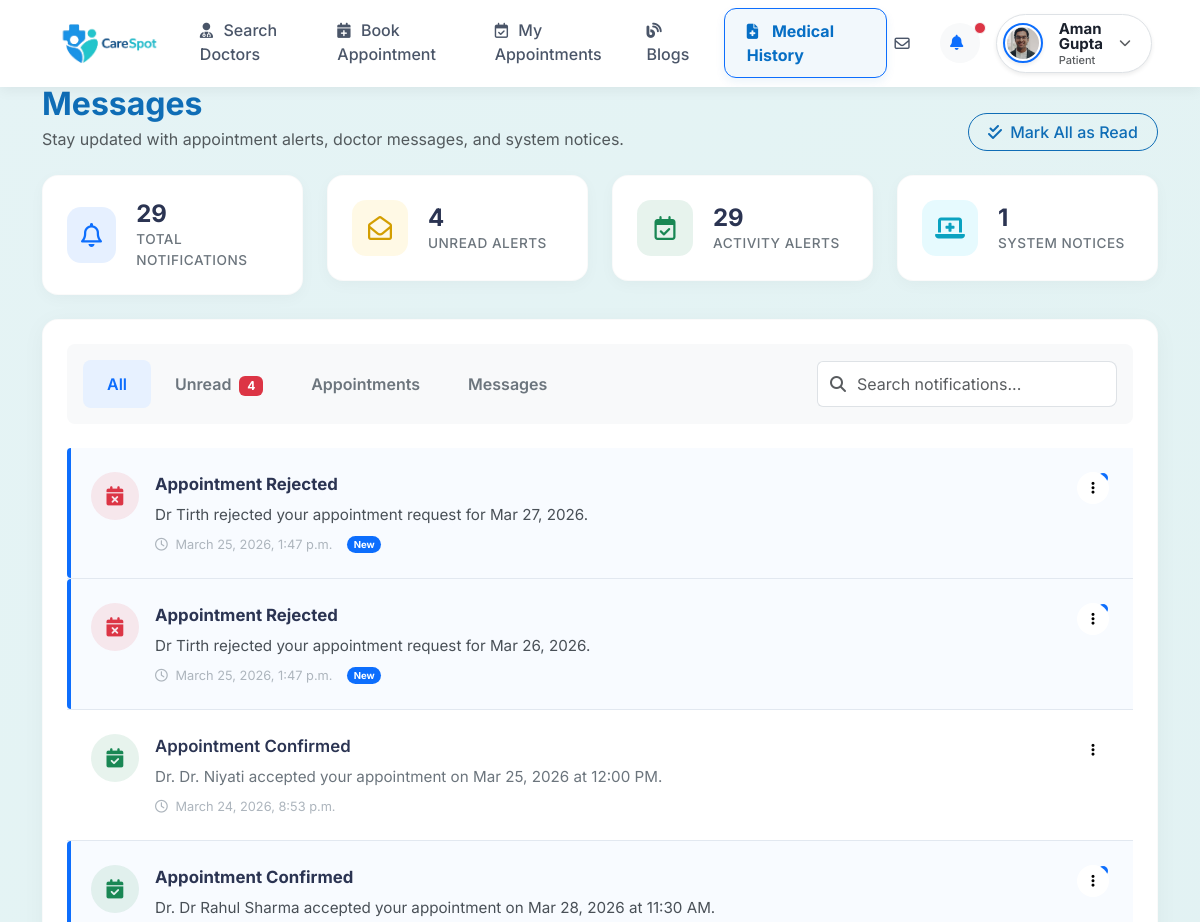
/patientMessages/ (signed in, upper part), run on an earlier commit of the app's database.
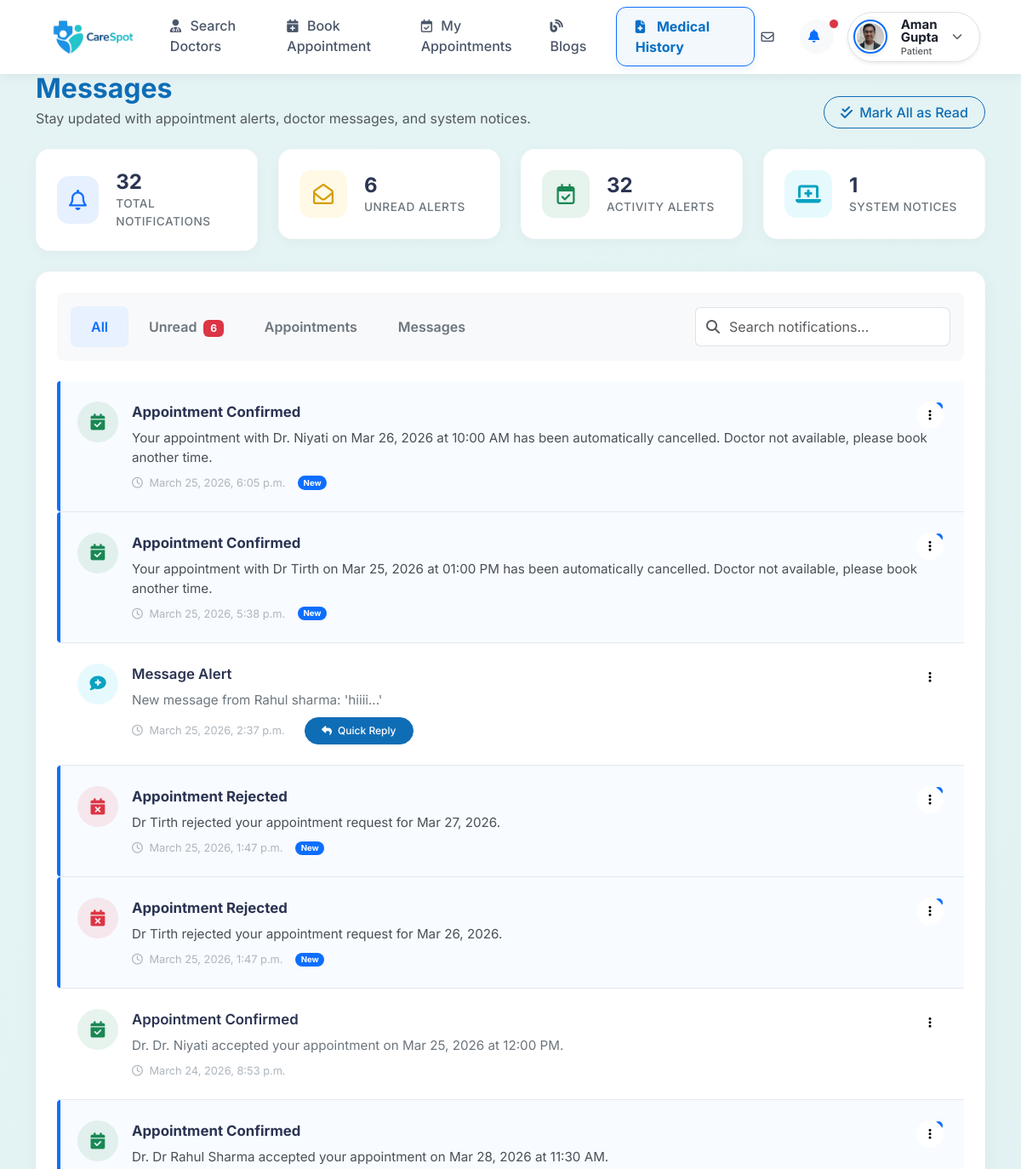
And on a later commit of the database.
### user/models.py (models this page shows, shortened)
class tblUser(models.Model):
    userID=models.AutoField(primary_key=True)
    userName=models.TextField(max_length=50)
    password=models.TextField(max_length=10)
    registrationDT=models.DateTimeField(auto_now_add=True)
    profilePic=models.ImageField(upload_to='images/')
    email=models.TextField(max_length=100)
    mobileNumber=models.TextField(max_length=15)
    cityID=models.ForeignKey(tblCity,on_delete=models.CASCADE)
    IsDoctor=models.BooleanField(default=False)
    last_seen=models.DateTimeField(null=True, blank=True)

class tblnotification(models.Model):
    notificationID=models.AutoField(primary_key=True)
    userID=models.ForeignKey(tblUser,on_delete=models.CASCADE)
    senderID=models.IntegerField(null=True, blank=True)
    message=models.TextField(max_length=500)
    createdDT=models.DateTimeField(auto_now_add=True)
    isRead=models.BooleanField(default=False)

### user/views.py (the view)
# urls.py: path('patientMessages/',views.patientMessages,name='patientMessages'),
def patientMessages(request):
    if 'user_id' not in request.session:
        return redirect('Login')
    user_id = request.session['user_id']
    notifications = tblnotification.objects.filter(userID=user_id).order_by('-createdDT')
    unread_count = notifications.filter(isRead=False).count()
    chats = tblchat.objects.filter(
        models.Q(senderID=user_id) | models.Q(receiverID=user_id)
    ).order_by('-createdDT')
    partner_ids = []
    for chat in chats:
        other_id = chat.senderID if chat.senderID != user_id else chat.receiverID
        if other_id not in partner_ids:
            partner_ids.append(other_id)
    partners_list = []
    for pid in partner_ids:
        p_user = tblUser.objects.filter(userID=pid).first()
        if p_user:
            last_msg = chats.filter(
                models.Q(senderID=pid, receiverID=user_id) |
                models.Q(senderID=user_id, receiverID=pid)
            ).first()
            partners_list.append({
                'user': p_user,
                'last_message': last_msg,
                'unread_count': chats.filter(senderID=pid, receiverID=user_id, isRead=False).count()
            })
    active_partner_id = request.GET.get('partner', '')
    data = {
        "user": tblUser.objects.filter(userID=user_id).first(),
        "notifications": notifications,
        "unread_count": unread_count,
        "partners": partners_list,
        "active_partner_id": active_partner_id,
    }
    return render(request, 'patient_messages_notifications.html', data)

### user/templates/patient_messages_notifications.html (shortened to what this page needs)
{% extends 'patient_base.html' %}
{% block content %}
<div class="container-fluid">
  <div
    class="d-flex justify-content-between align-items-end mb-4 flex-wrap gap-3"
  >
    <div>
      <h2 class="fw-bold mb-1" style="color: var(--text-primary)">Messages</h2>
      <p class="text-muted mb-0">
        Stay updated with appointment alerts, doctor messages, and system
        notices.
      </p>
    </div>
    <div class="d-flex gap-2">
      <form
        action="{% url 'mark_notifications_read' %}"
        method="POST"
        class="m-0"
      >
        <button type="submit" class="btn btn-outline-primary btn-pill">
          <i class="fa-solid fa-check-double me-1"></i> Mark All as Read
        </button>
      </form>
    </div>
  </div>
  {% if not notifications %}
  <div class="premium-card empty-state">
    <i class="fa-regular fa-bell-slash"></i>
    <h4 class="fw-bold text-dark">You're all caught up!</h4>
    <p class="text-muted mb-0">You have no notifications at the moment.</p>
  </div>
  {% else %}
  <div class="row g-4 mb-4">
    <div class="col-xl-3 col-md-6">
      <div class="summary-card">
        <div class="summary-icon primary">
          <i class="fa-regular fa-bell"></i>
        </div>
        <div>
          <div class="summary-value">{{ notifications.count }}</div>
          <div class="summary-label">Total Notifications</div>
        </div>
      </div>
    </div>
    <div class="col-xl-3 col-md-6">
      <div class="summary-card">
        <div class="summary-icon warning">
          <i class="fa-regular fa-envelope-open"></i>
        </div>
        <div>
          <div class="summary-value">{{ unread_count }}</div>
          <div class="summary-label">Unread Alerts</div>
        </div>
      </div>
    </div>
    <div class="col-xl-3 col-md-6">
      <div class="summary-card">
        <div class="summary-icon success">
          <i class="fa-regular fa-calendar-check"></i>
        </div>
        <div>
          <div class="summary-value">{{ notifications.count }}</div>
          <div class="summary-label">Activity Alerts</div>
        </div>
      </div>
    </div>
    <div class="col-xl-3 col-md-6">
      <div class="summary-card">
        <div class="summary-icon info">
          <i class="fa-solid fa-laptop-medical"></i>
        </div>
        <div>
          <div class="summary-value">1</div>
          <div class="summary-label">System Notices</div>
        </div>
      </div>
    </div>
  </div>
  <div class="row g-4">
    <div class="col-lg-12">
      <div class="premium-card p-4">
        <div
          class="d-flex flex-wrap justify-content-between align-items-center mb-4 gap-3 bg-light p-3 rounded-3"
        >
          <ul class="nav nav-pills" id="notificationTabs" role="tablist">
            <li class="nav-item" role="presentation">
              <button
                class="nav-link active"
                id="all-tab"
                data-bs-toggle="pill"
                data-bs-target="#all"
                type="button"
                role="tab"
              >
                All
              </button>
            </li>
            <li class="nav-item" role="presentation">
              <button
                class="nav-link"
                id="unread-tab"
                data-bs-toggle="pill"
                data-bs-target="#unread"
                type="button"
                role="tab"
              >
                Unread
                <span class="badge bg-danger ms-1">{{ unread_count }}</span>
              </button>
            </li>
            <li class="nav-item" role="presentation">
              <button
                class="nav-link"
                id="appointments-tab"
                data-bs-toggle="pill"
                data-bs-target="#appointments"
                type="button"
                role="tab"
              >
                Appointments
              </button>
            </li>
            <li class="nav-item" role="presentation">
              <button
                class="nav-link"
                id="messages-tab"
                data-bs-toggle="pill"
                data-bs-target="#messages"
                type="button"
                role="tab"
              >
                Messages
              </button>
            </li>
          </ul>
          <div class="input-group" style="max-width: 300px">
            <span class="input-group-text bg-white border-end-0"
              ><i class="fa-solid fa-magnifying-glass text-muted"></i
            ></span>
            <input
              type="text"
              class="form-control border-start-0 ps-0"
              placeholder="Search notifications..."
            />
          </div>
        </div>
        <div class="tab-content" id="notificationTabsContent">
          <div class="tab-pane fade show active" id="all" role="tabpanel">
            <div class="notification-list">
              {% for notif in notifications %}
              <div
                class="notification-item {% if not notif.isRead %}unread{% endif %}"
              >
                <div class="d-flex gap-3">
                  <div
                    class="notif-icon {% if 'message' in notif.message|lower %}message{% elif 'rejected' in notif.message|lower %}alert{% else %}success{% endif %}"
                  >
                    {% if 'message' in notif.message|lower %}
                    <i class="fa-solid fa-comment-medical"></i>
                    {% elif 'rejected' in notif.message|lower %}
                    <i class="fa-solid fa-calendar-xmark"></i>
                    {% else %}
                    <i class="fa-solid fa-calendar-check"></i>
                    {% endif %}
                  </div>
                  <div class="flex-grow-1">
                    <div
                      class="d-flex justify-content-between align-items-start"
                    >
                      <div class="notif-title">
                        {% if 'message' in notif.message|lower %}Message Alert
                        {% elif 'rejected' in notif.message|lower %}Appointment Rejected
                        {% else %}Appointment Confirmed{% endif %}
                      </div>
                      <div class="dropdown">
                        <button
                          class="btn btn-sm btn-icon-only text-muted"
                          type="button"
                          data-bs-toggle="dropdown"
                        >
                          <i class="fa-solid fa-ellipsis-vertical"></i>
                        </button>
                      </div>
                    </div>
                    <div class="notif-desc">{{ notif.message }}</div>
                    <div class="notif-meta mt-2">
                      <span><i class="fa-regular fa-clock me-1"></i> {{ notif.createdDT }}</span>
                      {% if not notif.isRead %}
                      <span class="badge bg-primary rounded-pill">New</span>
                      {% endif %} {% if 'message' in notif.message|lower %}
                      <button
                        class="btn btn-sm btn-info text-white btn-pill ms-2"
                        style="font-size: 0.75rem"
                        onclick="openReplyModalFromNotif('{{ notif.message|escapejs }}')"
                      >
                        <i class="fa-solid fa-reply me-1"></i> Quick Reply
                      </button>
                      {% endif %}
                    </div>
                  </div>
                </div>
              </div>
              {% endfor %}
            </div>
          </div>
        </div>
      </div>
    </div>
  </div>
  {% endif %}
</div>
{% endblock %}

### user/templates/patient_base.html (shortened to what this page needs)
{% load static %}
<!doctype html>
<html lang="en">
  <head>
    <link href="{% static 'css/carespot-theme.css' %}" rel="stylesheet" />
    <link
      href="https://cdn.jsdelivr.net/npm/bootstrap@5.3.0/dist/css/bootstrap.min.css"
      rel="stylesheet"
    />
    <link
      href="https://cdnjs.cloudflare.com/ajax/libs/font-awesome/6.5.1/css/all.min.css"
      rel="stylesheet"
    />
  </head>
  <body>
    {% block header %}
    <header
      class="navbar navbar-expand-lg navbar-light top-navbar fixed-top w-100"
    >
      <div class="container-fluid px-4 px-lg-5">
        <a
          class="navbar-brand d-flex align-items-center"
          href="{% url 'patientDoctorsList' %}"
        >
          <img
            src="/media/images/careSpotText.png"
            alt="CareSpot"
            height="58"
            class="me-2"
          />
        </a>
        <div class="collapse navbar-collapse" id="topNavbarContent">
          <ul class="navbar-nav mx-auto mb-2 mb-lg-0 gap-1">
            <li class="nav-item">
              <a class="nav-link" href="{% url 'patientDoctorsList' %}"
                ><i class="fa-solid fa-user-doctor"></i> Search Doctors</a
              >
            </li>
            <li class="nav-item">
              <a class="nav-link" href="{% url 'patientAppointments' %}"
                ><i class="fa-solid fa-calendar-plus"></i> Book Appointment</a
              >
            </li>
            <li class="nav-item">
              <a class="nav-link" href="{% url 'patientMyAppointments' %}"
                ><i class="fa-regular fa-calendar-check"></i> My Appointments</a
              >
            </li>
            <li class="nav-item">
              <a class="nav-link" href="{% url 'patientBlogs' %}">
                <i class="fa-solid fa-blog"></i> Blogs
              </a>
            </li>
            <li class="nav-item">
              <a
                class="nav-link nav-highlight"
                href="{% url 'patientMedicalHistory' %}"
                ><i class="fa-solid fa-file-medical"></i> Medical History</a
              >
            </li>
          </ul>
          <ul class="navbar-nav align-items-center gap-3">
            <li class="nav-item">
              <a class="nav-link" href="{% url 'patientMessages' %}"
                ><i class="fa-regular fa-envelope"></i
              ></a>
            </li>
            <li
              class="nav-item dropdown notification-dropdown position-relative"
            >
              <a
                class="nav-link fs-5 text-secondary p-0"
                href="#"
                id="notificationDropdownToggle"
                role="button"
                data-bs-toggle="dropdown"
                aria-expanded="false"
              >
                <div
                  class="bg-light rounded-circle d-flex align-items-center justify-content-center"
                  style="width: 40px; height: 40px"
                >
                  <i class="fa-solid fa-bell text-primary"></i>
                </div>
                <span
                  id="notificationDot"
                  class="position-absolute d-none top-0 start-100 translate-middle p-1 bg-danger border border-light rounded-circle"
                  style="width: 12px; height: 12px; margin-top: 5px"
                >
                </span>
              </a>
            </li>
            <li class="nav-item dropdown">
              <a
                class="nav-link d-flex align-items-center border bg-white shadow-sm transition-all"
                href="#"
                id="profileDropdown"
                role="button"
                data-bs-toggle="dropdown"
                aria-expanded="false"
                style="padding: 6px 20px 6px 6px; border-radius: 50px"
              >
                <img
                  src="{{ request.session.profilePic }}"
                  class="rounded-circle me-3 object-fit-cover shadow-sm"
                  width="40"
                  height="40"
                  alt="Profile"
                  style="border: 2px solid var(--primary-color); padding: 2px"
                />
                <div class="d-flex flex-column lh-1 text-start me-3">
                  <span
                    class="fw-bold text-dark"
                    style="font-size: 15px; color: #1a202c !important"
                    >{{ request.session.user_name }}</span
                  >
                  <span class="text-muted mt-1" style="font-size: 11px"
                    >Patient</span
                  >
                </div>
                <i
                  class="fa-solid fa-chevron-down text-muted m-0"
                  style="font-size: 12px"
                ></i>
              </a>
            </li>
          </ul>
        </div>
      </div>
    </header>
    {% endblock %}
    <main class="main-content">
      {% block content %} {% endblock %}
    </main>
  </body>
</html>

What changed in the data, as far as the page shows it:
added tblnotification: shows "Appointment Confirmed", message "Your appointment with Dr. Niyati on Mar 26, 2026 at 10:00 AM has been automatically cancelled. Doctor not available, please book another time.", createdDT "March 25, 2026, 6:05 p.m.", isRead "New"
added tblnotification: shows "Appointment Confirmed", message "Your appointment with Dr Tirth on Mar 25, 2026 at 01:00 PM has been automatically cancelled. Doctor not available, please book another time.", createdDT "March 25, 2026, 5:38 p.m.", isRead "New"
added tblnotification: shows "Message Alert", message "New message from Rahul sharma: 'hiiii...'", createdDT "March 25, 2026, 2:37 p.m.", isRead True (drawn)
Also different on the page:
{{ notifications.count }}: "29" → "32"
{{ unread_count }}: "4" → "6"
